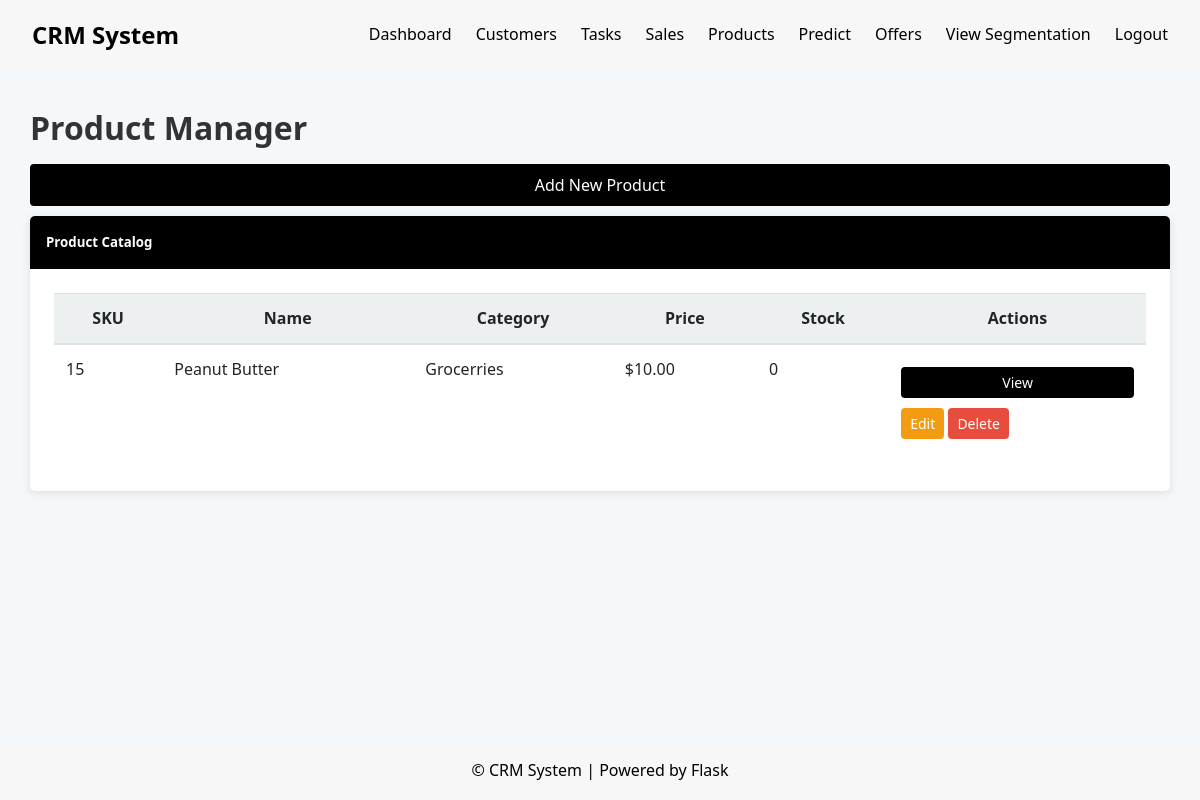
Page /products (signed in) on the earlier database version.
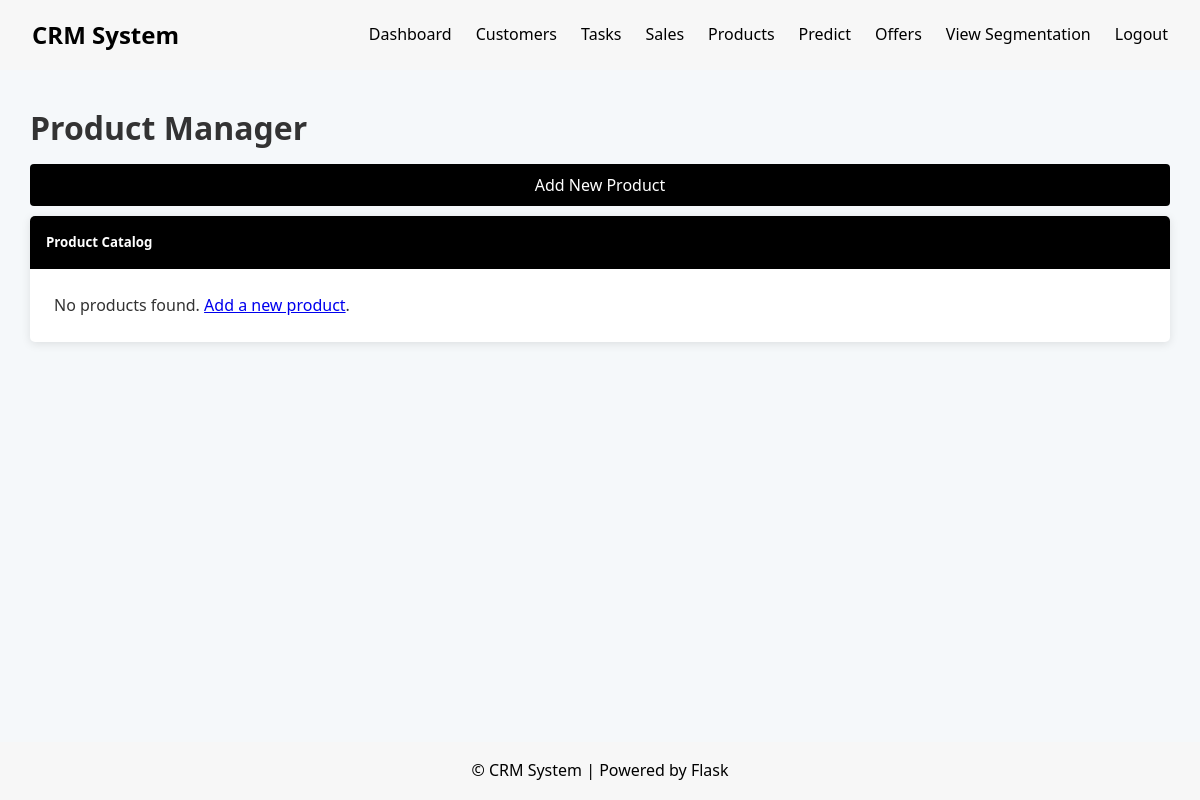
Same page on the later database version.
### app.py (models this page shows)
class Product(db.Model):
    __tablename__ = 'product'
    id = db.Column(db.Integer, primary_key=True)
    name = db.Column(db.String(100), nullable=False)
    description = db.Column(db.Text)
    price = db.Column(db.Float, nullable=False)
    sku = db.Column(db.String(50), unique=False)
    category = db.Column(db.String(50))
    stock = db.Column(db.Integer, default=0)
    created_at = db.Column(db.DateTime, default=datetime.utcnow)

### app.py (the view)
@app.route('/products')
@login_required
def products_list():
    products = Product.query.order_by(Product.name).all()
    return render_template('products/list.html', products=products)

### app.py (called while the page is built)
def login_required(f):
    @wraps(f)
    def decorated_function(*args, **kwargs):
        if 'user_id' not in session:
            flash('You need to be logged in to view this page.', 'danger')
            return redirect(url_for('login'))
        return f(*args, **kwargs)
    return decorated_function

### templates/products/list.html (shortened to what this page needs)
{% extends "layout.html" %}
{% block content %}
<div class="container">
    <h1>Product Manager</h1>
    <div class="mb-3">
        <a href="{{ url_for('new_product') }}" class="btn btn-primary">Add New Product</a>
    </div>
    <div class="card">
        <div class="card-header">
            <h5>Product Catalog</h5>
        </div>
        <div class="card-body">
            {% if products %}
            <table class="table">
                <thead>
                    <tr>
                        <th>SKU</th>
                        <th>Name</th>
                        <th>Category</th>
                        <th>Price</th>
                        <th>Stock</th>
                        <th>Actions</th>
                    </tr>
                </thead>
                <tbody>
                    {% for product in products %}
                    <tr>
                        <td>{{ product.sku or '-' }}</td>
                        <td>{{ product.name }}</td>
                        <td>{{ product.category or '-' }}</td>
                        <td>${{ "%.2f"|format(product.price) }}</td>
                        <td>{{ product.stock }}</td>
                        <td>
                            <a href="{{ url_for('product_details', product_id=product.id) }}" class="btn btn-sm btn-primary">View</a>
                            <a href="{{ url_for('edit_product', product_id=product.id) }}" class="btn btn-sm btn-warning">Edit</a>
                            <button type="button" class="btn btn-sm btn-danger modal-trigger" data-modal="deleteProduct{{ product.id }}">Delete</button>
                        </td>
                    </tr>
                    {% endfor %}
                </tbody>
            </table>
            {% else %}
            <p>No products found. <a href="{{ url_for('new_product') }}">Add a new product</a>.</p>
            {% endif %}
        </div>
    </div>
</div>
{% endblock %}

Differences in the rows shown:
removed Product: sku "15", name "Peanut Butter", category "Grocerries", price "10.00", stock "0"
Other differences:
text no longer shown: "SKU Name Category Price Stock Actions"
text now shown: "No products found. Add a new product ."
